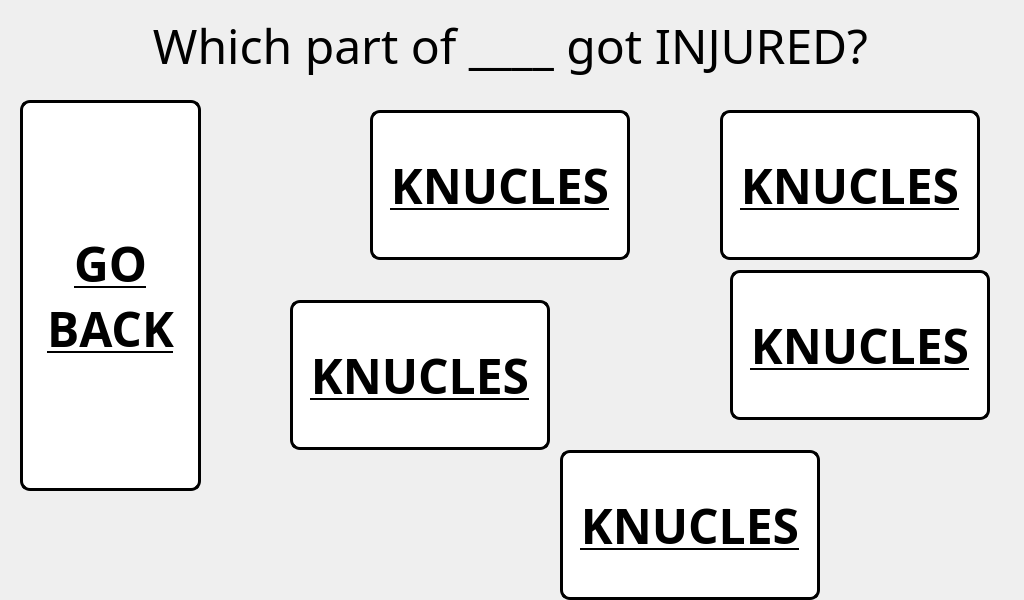
<?xml version="1.0" encoding="UTF-8"?>
<ui version="4.0">
 <class>mainWindow</class>
 <widget class="QMainWindow" name="mainWindow">
  <property name="geometry">
   <rect>
    <x>0</x>
    <y>0</y>
    <width>1024</width>
    <height>600</height>
   </rect>
  </property>
  <property name="minimumSize">
   <size>
    <width>1024</width>
    <height>600</height>
   </size>
  </property>
  <property name="maximumSize">
   <size>
    <width>1024</width>
    <height>600</height>
   </size>
  </property>
  <property name="windowTitle">
   <string>Select Body Part</string>
  </property>
  <widget class="QWidget" name="centralwidget">
   <widget class="QLabel" name="TITLE">
    <property name="geometry">
     <rect>
      <x>0</x>
      <y>0</y>
      <width>1021</width>
      <height>91</height>
     </rect>
    </property>
    <property name="font">
     <font>
      <family>Unispace</family>
      <pointsize>24</pointsize>
     </font>
    </property>
    <property name="text">
     <string>&lt;html&gt;&lt;head/&gt;&lt;body&gt;&lt;p&gt;&lt;span style=&quot; font-size:36pt;&quot;&gt;Which part of ____ got INJURED?&lt;/span&gt;&lt;/p&gt;&lt;/body&gt;&lt;/html&gt;</string>
    </property>
    <property name="alignment">
     <set>Qt::AlignCenter</set>
    </property>
   </widget>
   <widget class="QLabel" name="body_part">
    <property name="geometry">
     <rect>
      <x>10</x>
      <y>70</y>
      <width>1001</width>
      <height>521</height>
     </rect>
    </property>
    <property name="text">
     <string/>
    </property>
    <property name="textFormat">
     <enum>Qt::PlainText</enum>
    </property>
    <property name="pixmap">
     <pixmap>pictures/program_pictures/body_part_types.png</pixmap>
    </property>
   </widget>
   <widget class="QPushButton" name="knucles_button">
    <property name="geometry">
     <rect>
      <x>370</x>
      <y>110</y>
      <width>260</width>
      <height>150</height>
     </rect>
    </property>
    <property name="minimumSize">
     <size>
      <width>260</width>
      <height>150</height>
     </size>
    </property>
    <property name="font">
     <font>
      <family>Unispace</family>
      <pointsize>36</pointsize>
      <weight>75</weight>
      <bold>true</bold>
      <underline>true</underline>
     </font>
    </property>
    <property name="styleSheet">
     <string notr="true">QPushButton:hover:!pressed
{
  background-color: rgb(195,30,60);
}

QPushButton
{
  background-color: white;
color: black;
border-style: outset;
border-width: 3px;
border-radius:10px;
border-color: black;
}</string>
    </property>
    <property name="text">
     <string>KNUCLES</string>
    </property>
   </widget>
   <widget class="QLabel" name="label">
    <property name="geometry">
     <rect>
      <x>0</x>
      <y>0</y>
      <width>1024</width>
      <height>600</height>
     </rect>
    </property>
    <property name="minimumSize">
     <size>
      <width>1024</width>
      <height>600</height>
     </size>
    </property>
    <property name="maximumSize">
     <size>
      <width>1024</width>
      <height>600</height>
     </size>
    </property>
    <property name="text">
     <string/>
    </property>
    <property name="pixmap">
     <pixmap>pictures/program_pictures/main_wallpaper.png</pixmap>
    </property>
   </widget>
   <widget class="QLabel" name="label_2">
    <property name="geometry">
     <rect>
      <x>0</x>
      <y>0</y>
      <width>1024</width>
      <height>600</height>
     </rect>
    </property>
    <property name="minimumSize">
     <size>
      <width>1024</width>
      <height>600</height>
     </size>
    </property>
    <property name="maximumSize">
     <size>
      <width>1024</width>
      <height>600</height>
     </size>
    </property>
    <property name="text">
     <string/>
    </property>
    <property name="pixmap">
     <pixmap>../pictures/program_pictures/main_wallpaper.png</pixmap>
    </property>
   </widget>
   <widget class="QPushButton" name="go_back_2">
    <property name="geometry">
     <rect>
      <x>20</x>
      <y>100</y>
      <width>181</width>
      <height>391</height>
     </rect>
    </property>
    <property name="font">
     <font>
      <family>Unispace</family>
      <pointsize>36</pointsize>
      <weight>75</weight>
      <bold>true</bold>
      <underline>true</underline>
     </font>
    </property>
    <property name="styleSheet">
     <string notr="true">QPushButton:hover:!pressed
{
  background-color: rgb(195,30,60);
}

QPushButton
{
  background-color: white;
color: black;
border-style: outset;
border-width: 3px;
border-radius:10px;
border-color: black;
}</string>
    </property>
    <property name="text">
     <string>GO
BACK</string>
    </property>
   </widget>
   <widget class="QPushButton" name="knucles_button_2">
    <property name="geometry">
     <rect>
      <x>560</x>
      <y>450</y>
      <width>260</width>
      <height>150</height>
     </rect>
    </property>
    <property name="minimumSize">
     <size>
      <width>260</width>
      <height>150</height>
     </size>
    </property>
    <property name="font">
     <font>
      <family>Unispace</family>
      <pointsize>36</pointsize>
      <weight>75</weight>
      <bold>true</bold>
      <underline>true</underline>
     </font>
    </property>
    <property name="styleSheet">
     <string notr="true">QPushButton:hover:!pressed
{
  background-color: rgb(195,30,60);
}

QPushButton
{
  background-color: white;
color: black;
border-style: outset;
border-width: 3px;
border-radius:10px;
border-color: black;
}</string>
    </property>
    <property name="text">
     <string>KNUCLES</string>
    </property>
   </widget>
   <widget class="QPushButton" name="knucles_button_3">
    <property name="geometry">
     <rect>
      <x>720</x>
      <y>110</y>
      <width>260</width>
      <height>150</height>
     </rect>
    </property>
    <property name="minimumSize">
     <size>
      <width>260</width>
      <height>150</height>
     </size>
    </property>
    <property name="font">
     <font>
      <family>Unispace</family>
      <pointsize>36</pointsize>
      <weight>75</weight>
      <bold>true</bold>
      <underline>true</underline>
     </font>
    </property>
    <property name="styleSheet">
     <string notr="true">QPushButton:hover:!pressed
{
  background-color: rgb(195,30,60);
}

QPushButton
{
  background-color: white;
color: black;
border-style: outset;
border-width: 3px;
border-radius:10px;
border-color: black;
}</string>
    </property>
    <property name="text">
     <string>KNUCLES</string>
    </property>
   </widget>
   <widget class="QPushButton" name="knucles_button_4">
    <property name="geometry">
     <rect>
      <x>730</x>
      <y>270</y>
      <width>260</width>
      <height>150</height>
     </rect>
    </property>
    <property name="minimumSize">
     <size>
      <width>260</width>
      <height>150</height>
     </size>
    </property>
    <property name="font">
     <font>
      <family>Unispace</family>
      <pointsize>36</pointsize>
      <weight>75</weight>
      <bold>true</bold>
      <underline>true</underline>
     </font>
    </property>
    <property name="styleSheet">
     <string notr="true">QPushButton:hover:!pressed
{
  background-color: rgb(195,30,60);
}

QPushButton
{
  background-color: white;
color: black;
border-style: outset;
border-width: 3px;
border-radius:10px;
border-color: black;
}</string>
    </property>
    <property name="text">
     <string>KNUCLES</string>
    </property>
   </widget>
   <widget class="QPushButton" name="knucles_button_5">
    <property name="geometry">
     <rect>
      <x>290</x>
      <y>300</y>
      <width>260</width>
      <height>150</height>
     </rect>
    </property>
    <property name="minimumSize">
     <size>
      <width>260</width>
      <height>150</height>
     </size>
    </property>
    <property name="font">
     <font>
      <family>Unispace</family>
      <pointsize>36</pointsize>
      <weight>75</weight>
      <bold>true</bold>
      <underline>true</underline>
     </font>
    </property>
    <property name="styleSheet">
     <string notr="true">QPushButton:hover:!pressed
{
  background-color: rgb(195,30,60);
}

QPushButton
{
  background-color: white;
color: black;
border-style: outset;
border-width: 3px;
border-radius:10px;
border-color: black;
}</string>
    </property>
    <property name="text">
     <string>KNUCLES</string>
    </property>
   </widget>
   <zorder>label_2</zorder>
   <zorder>label</zorder>
   <zorder>TITLE</zorder>
   <zorder>body_part</zorder>
   <zorder>knucles_button</zorder>
   <zorder>go_back_2</zorder>
   <zorder>knucles_button_2</zorder>
   <zorder>knucles_button_3</zorder>
   <zorder>knucles_button_4</zorder>
   <zorder>knucles_button_5</zorder>
  </widget>
 </widget>
 <resources/>
 <connections/>
</ui>
